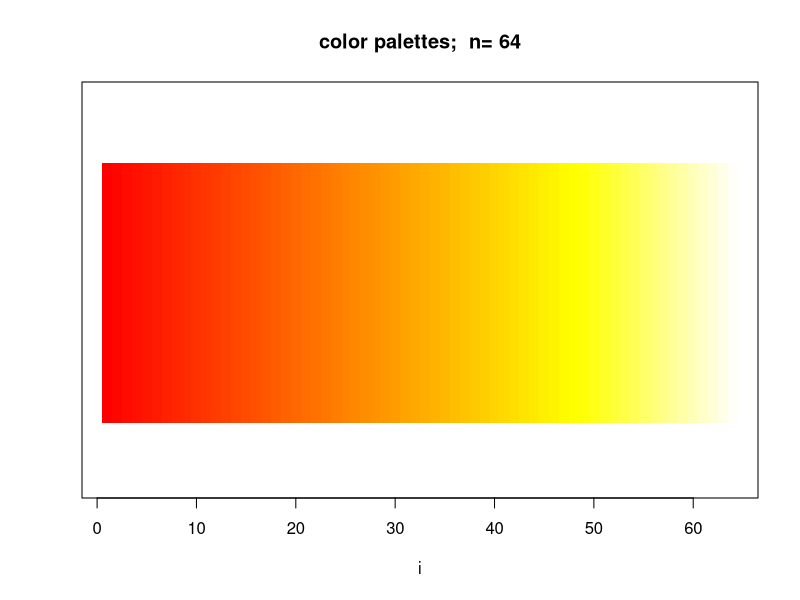

Here is the R script that generated this plot:
    ##------ Some palettes ------------
demo.pal <-
       function(n, border = if (n<32) "light gray" else NA,
                main = paste("color palettes;  n=",n),
                ch.col = c( "heat.colors(n)"))
     {
         nt <- length(ch.col)
         i <- 1:n; j <- n / nt; d <- j/6; dy <- 2*d
         plot(i,i+d, type="n", yaxt="n", ylab="", main=main)
         for (k in 1:nt) {
             rect(i-.5, (k-1)*j+ dy, i+.5, k*j,
                  col = eval(parse(text=ch.col[k])), border = border)
             text(2*j,  k * j +dy/4, ch.col[k])
         }
     }
     demo.pal(64)

